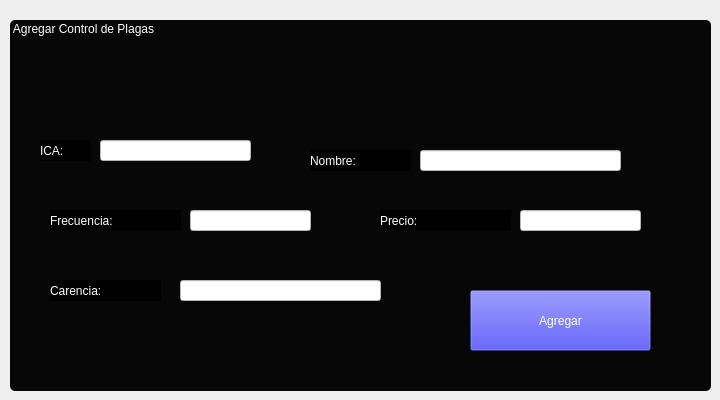
                 <widget class="QWidget" name="pgPlagas">
                  <widget class="QGroupBox" name="groupBox_4">
                   <property name="geometry">
                    <rect>
                     <x>10</x>
                     <y>20</y>
                     <width>701</width>
                     <height>371</height>
                    </rect>
                   </property>
                   <property name="styleSheet">
                    <string notr="true">QGroupBox{
font: 87 20pt &quot;Arial Black&quot;;
color: rgb(255, 255, 255);
background-color: rgb(7, 7, 7);
border-radius: 5;
}


QPushButton{
background-color:#000000ff;
}

QPushButton:hover{
background-color: rgb(53, 53, 79);
border-radius:20px;
}</string>
                   </property>
                   <property name="title">
                    <string>Agregar Control de Plagas</string>
                   </property>
                   <widget class="QLineEdit" name="ICAPlagas">
                    <property name="geometry">
                     <rect>
                      <x>90</x>
                      <y>120</y>
                      <width>151</width>
                      <height>21</height>
                     </rect>
                    </property>
                    <property name="styleSheet">
                     <string notr="true">background-color: rgb(255, 255, 255);
color: rgb(0, 0, 0);
font: 87 12pt &quot;Arial Black&quot;;</string>
                    </property>
                    <property name="text">
                     <string/>
                    </property>
                   </widget>
                   <widget class="QLabel" name="labelanti_14">
                    <property name="geometry">
                     <rect>
                      <x>30</x>
                      <y>120</y>
                      <width>51</width>
                      <height>21</height>
                     </rect>
                    </property>
                    <property name="styleSheet">
                     <string notr="true">font: 87 12pt &quot;Arial Black&quot;;
color: rgb(255, 255, 255);
background-color: rgb(0, 0, 0);
</string>
                    </property>
                    <property name="text">
                     <string>ICA:</string>
                    </property>
                   </widget>
                   <widget class="QLabel" name="labelanti_17">
                    <property name="geometry">
                     <rect>
                      <x>40</x>
                      <y>190</y>
                      <width>131</width>
                      <height>21</height>
                     </rect>
                    </property>
                    <property name="styleSheet">
                     <string notr="true">font: 87 12pt &quot;Arial Black&quot;;
color: rgb(255, 255, 255);
background-color: rgb(0, 0, 0);
</string>
                    </property>
                    <property name="text">
                     <string>Frecuencia: </string>
                    </property>
                   </widget>
                   <widget class="QLabel" name="labelanti_16">
                    <property name="geometry">
                     <rect>
                      <x>300</x>
                      <y>130</y>
                      <width>101</width>
                      <height>21</height>
                     </rect>
                    </property>
                    <property name="styleSheet">
                     <string notr="true">font: 87 12pt &quot;Arial Black&quot;;
color: rgb(255, 255, 255);
background-color: rgb(0, 0, 0);
</string>
                    </property>
                    <property name="text">
                     <string>Nombre:</string>
                    </property>
                   </widget>
                   <widget class="QLineEdit" name="precioPlaga">
                    <property name="geometry">
                     <rect>
                      <x>510</x>
                      <y>190</y>
                      <width>121</width>
                      <height>21</height>
                     </rect>
                    </property>
                    <property name="styleSheet">
                     <string notr="true">background-color: rgb(255, 255, 255);
color: rgb(0, 0, 0);
font: 87 12pt &quot;Arial Black&quot;;</string>
                    </property>
                    <property name="text">
                     <string/>
                    </property>
                   </widget>
                   <widget class="QLineEdit" name="nombrePlaga">
                    <property name="geometry">
                     <rect>
                      <x>410</x>
                      <y>130</y>
                      <width>201</width>
                      <height>21</height>
                     </rect>
                    </property>
                    <property name="styleSheet">
                     <string notr="true">background-color: rgb(255, 255, 255);
color: rgb(0, 0, 0);
font: 87 12pt &quot;Arial Black&quot;;</string>
                    </property>
                    <property name="text">
                     <string/>
                    </property>
                   </widget>
                   <widget class="QLabel" name="labelanti_15">
                    <property name="geometry">
                     <rect>
                      <x>370</x>
                      <y>190</y>
                      <width>131</width>
                      <height>21</height>
                     </rect>
                    </property>
                    <property name="styleSheet">
                     <string notr="true">font: 87 12pt &quot;Arial Black&quot;;
color: rgb(255, 255, 255);
background-color: rgb(0, 0, 0);
</string>
                    </property>
                    <property name="text">
                     <string>Precio:</string>
                    </property>
                   </widget>
                   <widget class="QLineEdit" name="frecuenciaPlaga">
                    <property name="geometry">
                     <rect>
                      <x>180</x>
                      <y>190</y>
                      <width>121</width>
                      <height>21</height>
                     </rect>
                    </property>
                    <property name="styleSheet">
                     <string notr="true">background-color: rgb(255, 255, 255);
color: rgb(0, 0, 0);
font: 87 12pt &quot;Arial Black&quot;;</string>
                    </property>
                    <property name="text">
                     <string/>
                    </property>
                   </widget>
                   <widget class="QLabel" name="labelanti_18">
                    <property name="geometry">
                     <rect>
                      <x>40</x>
                      <y>260</y>
                      <width>111</width>
                      <height>21</height>
                     </rect>
                    </property>
                    <property name="styleSheet">
                     <string notr="true">font: 87 12pt &quot;Arial Black&quot;;
color: rgb(255, 255, 255);
background-color: rgb(0, 0, 0);
</string>
                    </property>
                    <property name="text">
                     <string>Carencia:</string>
                    </property>
                   </widget>
                   <widget class="QLineEdit" name="carenciaPlaga">
                    <property name="geometry">
                     <rect>
                      <x>170</x>
                      <y>260</y>
                      <width>201</width>
                      <height>21</height>
                     </rect>
                    </property>
                    <property name="styleSheet">
                     <string notr="true">background-color: rgb(255, 255, 255);
color: rgb(0, 0, 0);
font: 87 12pt &quot;Arial Black&quot;;</string>
                    </property>
                    <property name="text">
                     <string/>
                    </property>
                   </widget>
                   <widget class="QPushButton" name="btAgregarPlaga">
                    <property name="geometry">
                     <rect>
                      <x>460</x>
                      <y>270</y>
                      <width>181</width>
                      <height>61</height>
                     </rect>
                    </property>
                    <property name="styleSheet">
                     <string notr="true">font: 87 20pt &quot;Arial Black&quot;;
color: rgb(255, 255, 255);

</string>
                    </property>
                    <property name="text">
                     <string>Agregar</string>
                    </property>
                   </widget>
                  </widget>
                 </widget>
